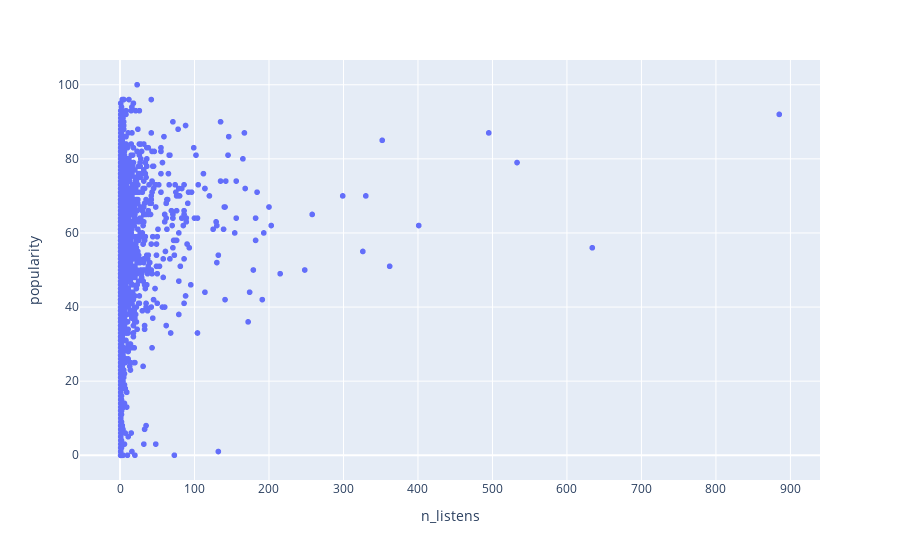

Notebook code for this chart:
### Code cell
fig = px.scatter(artists, x="n_listens", y="popularity", hover_data=['artistName'])
fig.show()

### Figure 1 — Plotly figure (JSON) as saved in the notebook; plotly's stock layout.template omitted (floating-point values rounded to 4 significant figures; data arrays with more than 128 entries replaced by an {"elided": "..."} marker saying what was removed)
{"data": [{"customdata": {"elided": "2568x1 str values"}, "hovertemplate": "n_listens=%{x}<br>popularity=%{y}<br>artistName=%{customdata[0]}<extra></extra>", "legendgroup": "", "marker": {"color": "#636efa", "symbol": "circle"}, "mode": "markers", "name": "", "showlegend": false, "type": "scattergl", "x": {"elided": "2568 int values"}, "xaxis": "x", "y": {"elided": "2568 int values"}, "yaxis": "y"}], "layout": {"legend": {"tracegroupgap": 0}, "margin": {"t": 60}, "xaxis": {"anchor": "y", "domain": [0, 1], "title": {"text": "n_listens"}}, "yaxis": {"anchor": "x", "domain": [0, 1], "title": {"text": "popularity"}}}}
